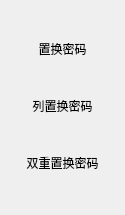
          <widget class="QWidget" name="zhihuan_2">
           <property name="geometry">
            <rect>
             <x>0</x>
             <y>0</y>
             <width>125</width>
             <height>215</height>
            </rect>
           </property>
           <attribute name="label">
            <string>置换密码</string>
           </attribute>
           <layout class="QVBoxLayout" name="verticalLayout_7">
            <item>
             <widget class="QPushButton" name="zhihuan">
              <property name="text">
               <string>置换密码</string>
              </property>
              <property name="default">
               <bool>true</bool>
              </property>
              <property name="flat">
               <bool>true</bool>
              </property>
             </widget>
            </item>
            <item>
             <widget class="QPushButton" name="liezhihuan">
              <property name="text">
               <string>列置换密码</string>
              </property>
              <property name="flat">
               <bool>true</bool>
              </property>
             </widget>
            </item>
            <item>
             <widget class="QPushButton" name="shuangchongzhihuan">
              <property name="text">
               <string>双重置换密码</string>
              </property>
              <property name="flat">
               <bool>true</bool>
              </property>
             </widget>
            </item>
           </layout>
          </widget>
